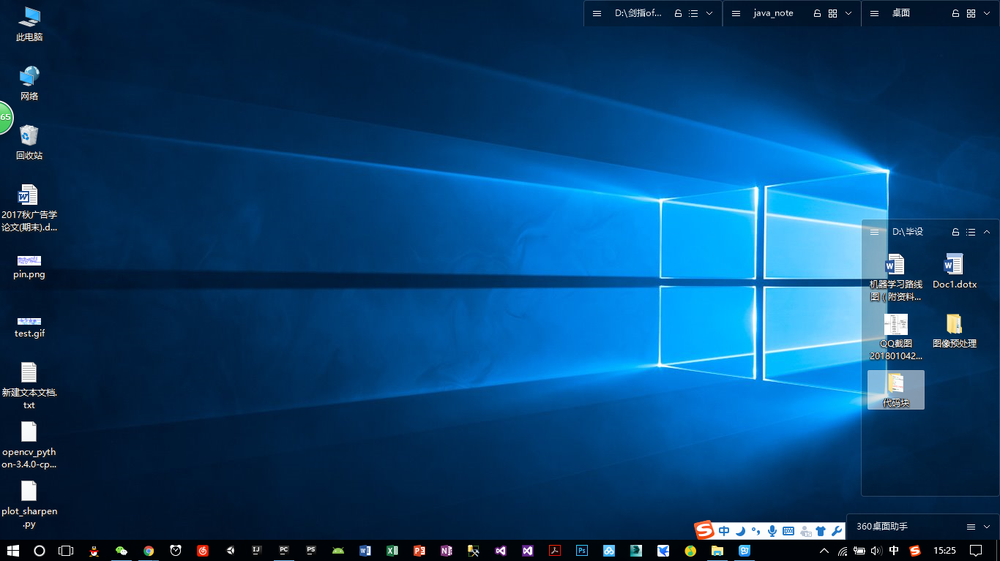
#> input picture img/cut.png, 1000 x 561 px, shrunk from 1366 x 767 before the run
$ python imgOperation.py
#> lines starting #> are read from the running program, lines starting #| are printed output that depends on the picture; after the words box and inside, x2 and y2 are one past the last pixel; in counts of white or black regions, pixels touching at a corner belong together
import numpy as np
import cv2

img = cv2.imread('img/cut.png', cv2.IMREAD_COLOR)
#> img is the input picture: shape (561, 1000, 3); mean B, G, R 112.7, 66.2, 10.1

# 对像素直接操作
img[55, 55] = [255, 255, 255]
#> img: shape (561, 1000, 3); under 0.01% of pixels changed, all inside (x1, y1, x2, y2) = (55, 55, 56, 56)
px = img[55, 55]
#> px = [255, 255, 255]

# 直接操作像素块
img[100:150, 100:150] = [255, 255, 255]
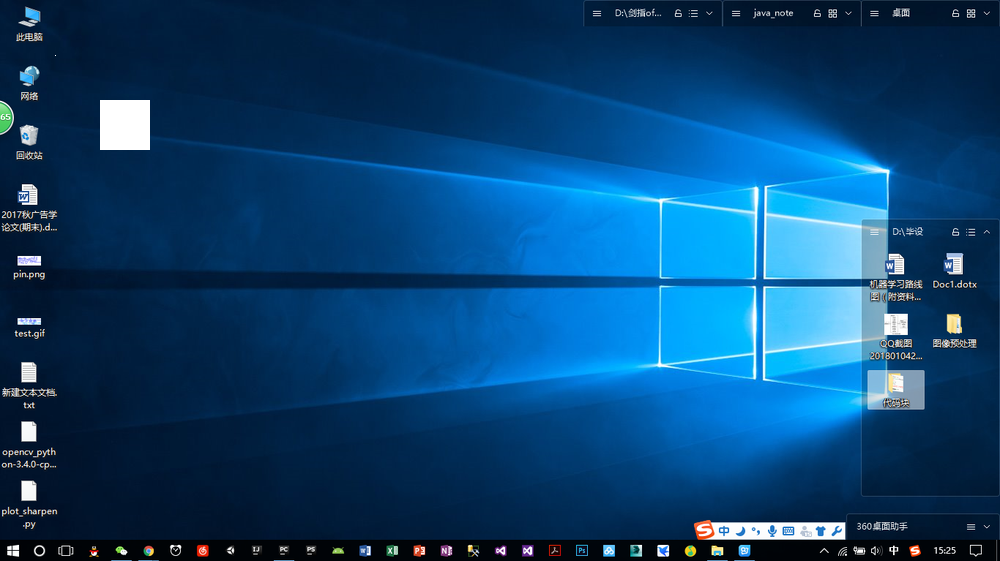
#> img: shape (561, 1000, 3); mean B, G, R 113.5, 67.2, 11.2

# 仿制图章
watch_face = img[37:111, 107:194]
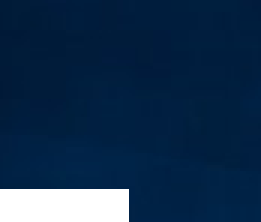
#> watch_face: shape (74, 87, 3) (shown 3 times larger); mean B, G, R 77.4, 47.2, 19.2
img[0:74, 0:87] = watch_face
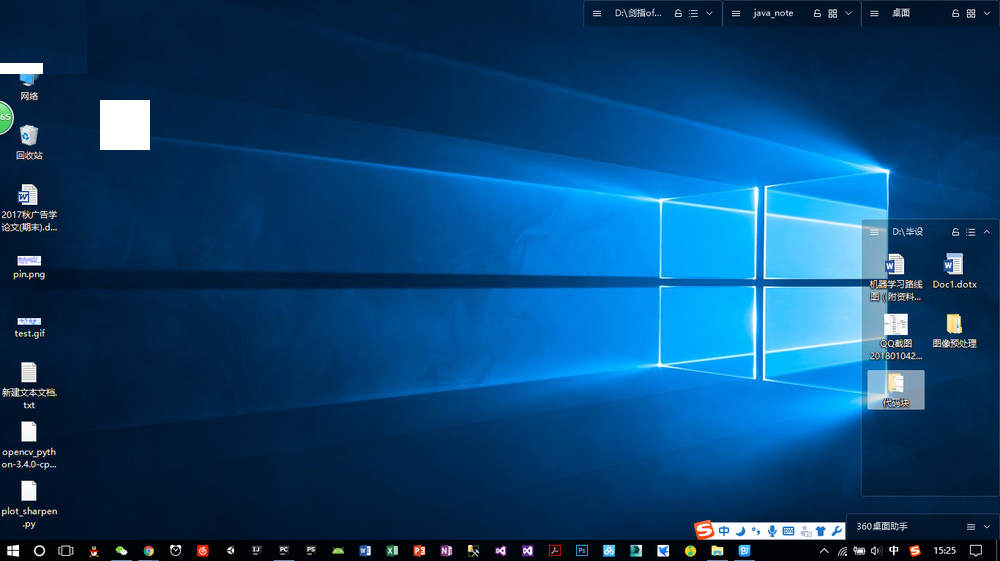
#> img: shape (561, 1000, 3); 1.14% of pixels changed, all inside (x1, y1, x2, y2) = (0, 0, 87, 74)

cv2.imshow('image', img)
cv2.waitKey(0)
cv2.destroyAllWindows()
